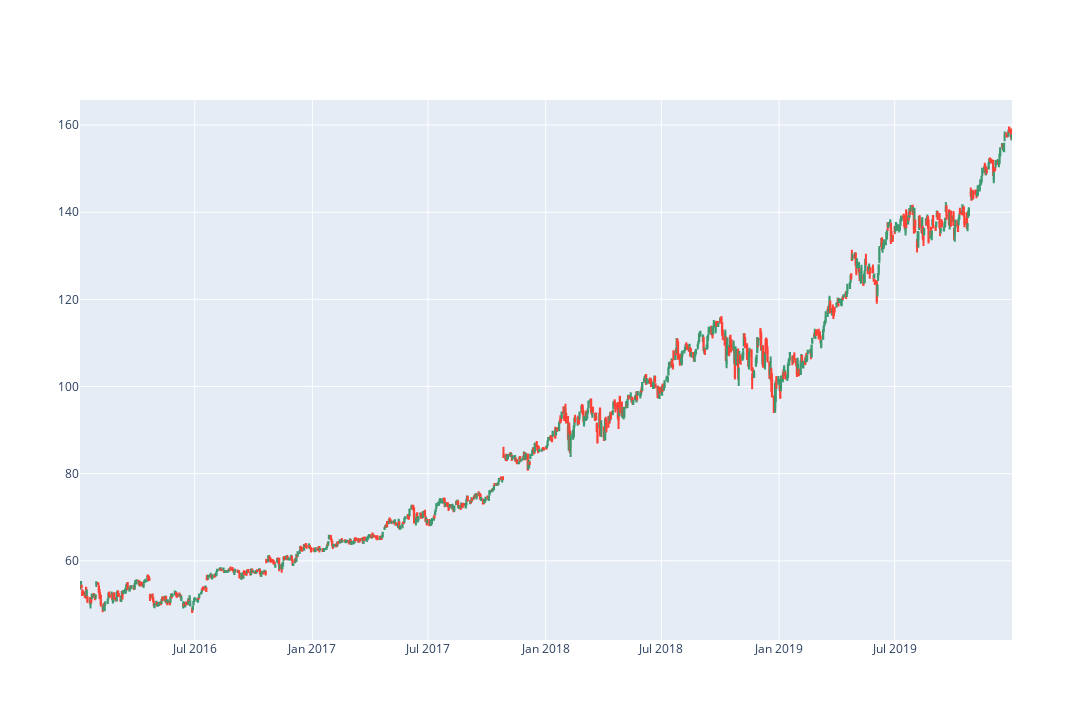

The cell this chart's notebook holds for it:
### Markdown cell above
# Plotando Candlestick

### Code cell
trace = go.Candlestick(x=all_data.loc['MSFT'].index,
                open=all_data.loc['MSFT'].Open,
                high=all_data.loc['MSFT'].High,
                low=all_data.loc['MSFT'].Low,
                close=all_data.loc['MSFT'].Close)
data = [trace]

fig = go.Figure(data=data)

fig.update_layout(xaxis_rangeslider_visible=False,  width=1280, height=720)
fig.show(filename='candlestick_plot')

### Figure 1 — Plotly figure (JSON) as saved in the notebook; plotly's stock layout.template omitted (floating-point values rounded to 4 significant figures; data arrays with more than 128 entries replaced by an {"elided": "..."} marker saying what was removed)
{"data": [{"close": {"elided": "1006 float values"}, "high": {"elided": "1006 float values"}, "low": {"elided": "1006 float values"}, "open": {"elided": "1006 float values"}, "type": "candlestick", "x": {"elided": "1006 str values"}}], "layout": {"height": 720, "width": 1280, "xaxis": {"autorange": true, "range": ["2016-01-03 12:00", "2019-12-31 12:00"], "rangeslider": {"visible": false, "yaxis": {}}, "type": "date"}, "yaxis": {"autorange": true, "range": [41.85, 165.7]}}}
